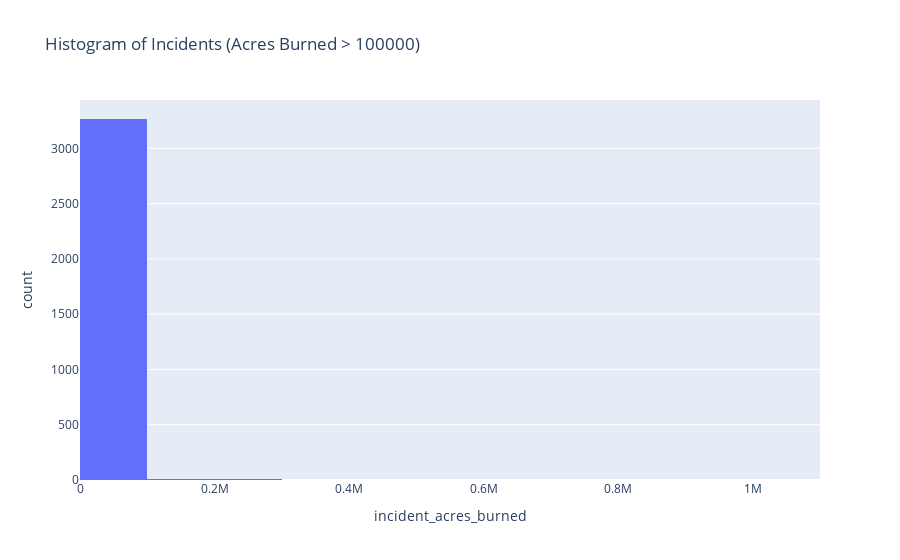

Here is the notebook cell this chart was saved with:
### Code cell
mask = DF['incident_acres_burned'] > 100000
filtered_df = DF[mask]

fig = px.histogram(DF,
                  x = 'incident_acres_burned',
                   nbins = 18,
                   title='Histogram of Incidents (Acres Burned > 100000)')
fig.show()

### Figure 1 — Plotly figure (JSON) as saved in the notebook; plotly's stock layout.template omitted (floating-point values rounded to 4 significant figures; data arrays with more than 128 entries replaced by an {"elided": "..."} marker saying what was removed)
{"data": [{"bingroup": "x", "hovertemplate": "incident_acres_burned=%{x}<br>count=%{y}<extra></extra>", "legendgroup": "", "marker": {"color": "#636efa", "pattern": {"shape": ""}}, "name": "", "nbinsx": 18, "orientation": "v", "showlegend": false, "type": "histogram", "x": {"elided": "3340 float values"}, "xaxis": "x", "yaxis": "y"}], "layout": {"barmode": "relative", "legend": {"tracegroupgap": 0}, "title": {"text": "Histogram of Incidents (Acres Burned > 100000)"}, "xaxis": {"anchor": "y", "domain": [0, 1], "title": {"text": "incident_acres_burned"}}, "yaxis": {"anchor": "x", "domain": [0, 1], "title": {"text": "count"}}}}
